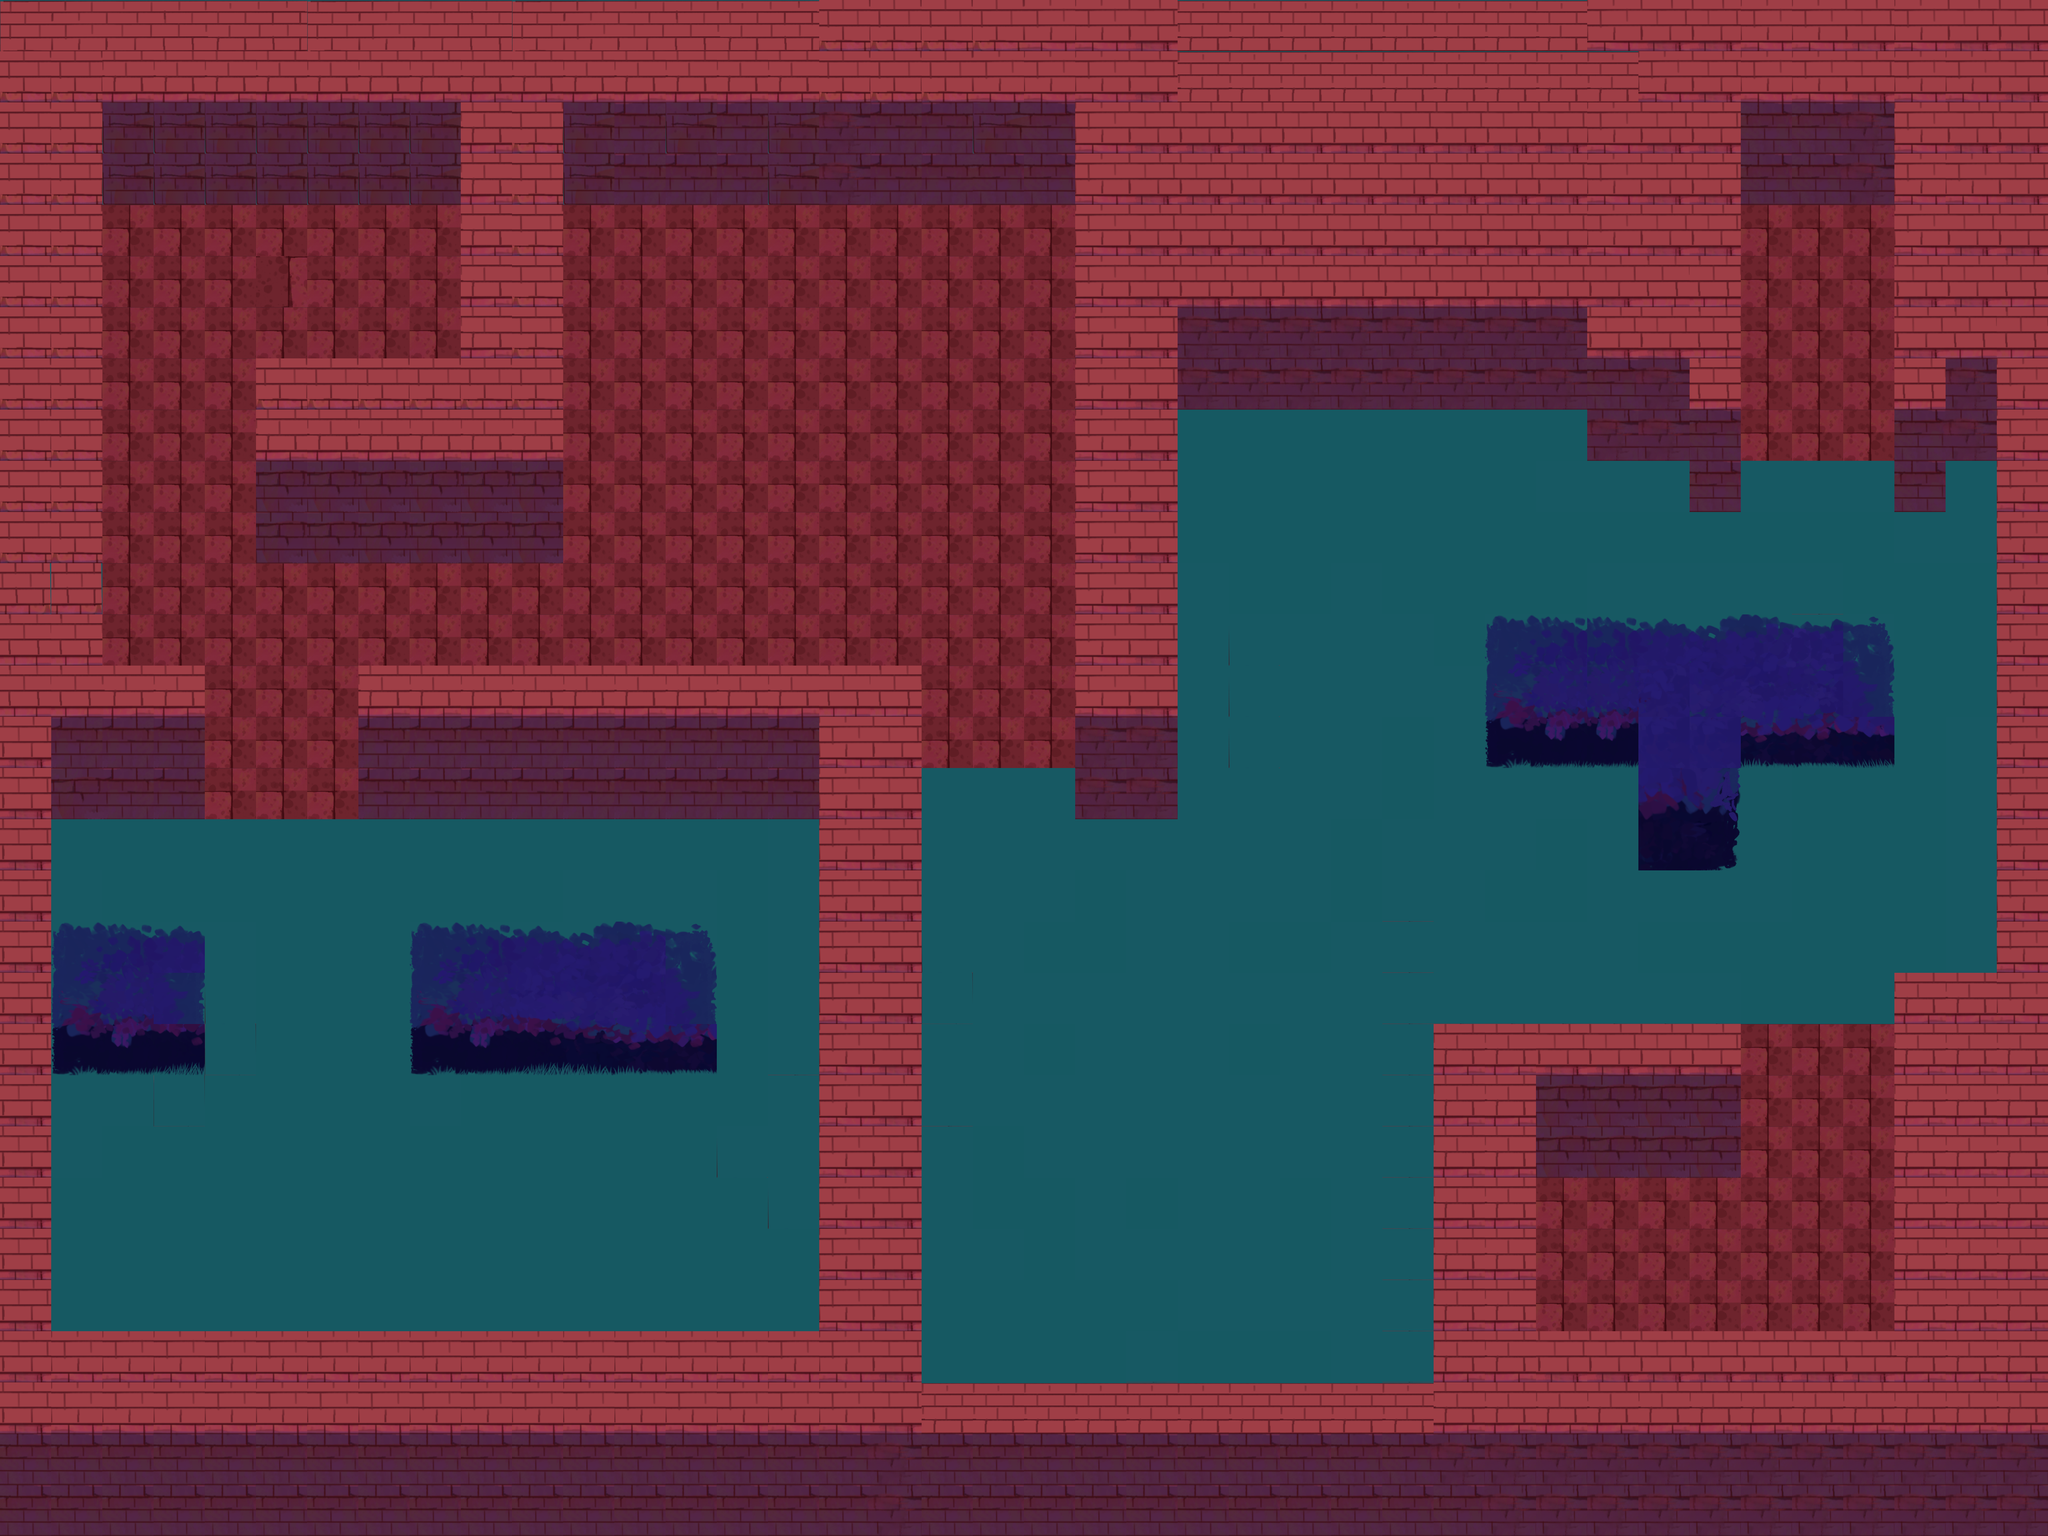

A 2D game scene composited from a Tiled map and its tileset images. What follows is a short description and the map's XML, with each tile layer's data collapsed to a summary:
An orthogonal 40x30 tile map with 128x128 px tiles, 1 tile layer (ground), 3 tilesets and 47 objects (5x Guard, 3x Camera, 3x Vent, 2x Door, 2x Key, ...).

<map version="1.10" tiledversion="1.11.2" orientation="orthogonal" renderorder="right-down" width="40" height="30" tilewidth="128" tileheight="128" infinite="0" nextlayerid="4" nextobjectid="64">
 <tileset firstgid="1" source="../../tilesets/walls-2.tsx" />
 <tileset firstgid="211" source="../../tilesets/walls-1.tsx" />
 <tileset firstgid="421" source="../../tilesets/path-3.tsx" />
 <layer id="1" name="ground" width="40" height="30">
  <data>[1200 cells, 1200 non-empty, 60 distinct tile ids]</data>
 </layer>
 <objectgroup id="2" name="walls">
  <object id="3" x="0" y="0" width="5120" height="512" />
  <object id="4" x="0" y="0" width="256" height="2048" />
  <object id="7" x="1152" y="384" width="256" height="1024" />
  <object id="8" x="640" y="896" width="640" height="512" />
  <object id="9" x="0" y="2048" width="128" height="1792" />
  <object id="10" x="128" y="2304" width="384" height="384" />
  <object id="11" x="1024" y="2304" width="768" height="384" />
  <object id="12" x="0" y="3328" width="2304" height="512" />
  <object id="13" x="2048" y="1664" width="256" height="1792" />
  <object id="14" x="896" y="1664" width="1280" height="384" />
  <object id="15" x="128" y="1664" width="384" height="384" />
  <object id="16" x="2176" y="3456" width="2944" height="384" />
  <object id="19" x="4736" y="2432" width="384" height="1152" />
  <object id="20" x="3712" y="3328" width="1152" height="128" />
  <object id="21" x="4992" y="384" width="137.31" height="2168.68" />
  <object id="22" x="4736" y="512" width="256" height="640" />
  <object id="24" x="3968" y="384" width="384" height="768" />
  <object id="25" x="3712" y="1536" width="1024" height="384" />
  <object id="26" x="2688" y="384" width="256" height="1664" />
  <object id="40" x="4096" y="1920" width="256" height="256" />
  <object id="59" x="4224" y="1024" width="128" height="256" />
  <object id="60" x="4736" y="1024" width="128" height="256" />
  <object id="61" x="2944" y="512" width="1024" height="512" />
  <object id="62" x="3584" y="2560" width="256" height="896" />
  <object id="63" x="3712" y="2560" width="640" height="384" />
 </objectgroup>
 <objectgroup id="3" name="objects">
  <object id="27" type="Door" x="4352" y="896" width="384" height="384" />
  <object id="28" type="Exit" x="4549.78" y="710.102">
   <point />
  </object>
  <object id="29" type="Cat" x="622.605" y="3045.98">
   <point />
  </object>
  <object id="30" type="Octopus" x="1130.27" y="3117.82">
   <point />
  </object>
  <object id="31" type="Key" x="941.49" y="771.547">
   <point />
  </object>
  <object id="32" type="Door" x="2304" y="1664" width="384" height="384" />
  <object id="33" type="Key" x="4137.93" y="3184.87">
   <point />
  </object>
  <object id="34" type="Guard" x="3223.09" y="2628.92">
   <properties>
    <property name="angle" type="float" value="270" />
    <property name="path" type="object" value="35" />
   </properties>
   <point />
  </object>
  <object id="35" x="3245.52" y="2556.05">
   <polyline points="0,0 -689.462,-5.60538 -689.462,745.516 44.843,751.121" />
  </object>
  <object id="36" type="Camera" x="3543.72" y="2558.9">
   <properties>
    <property name="angle" type="float" value="135" />
    <property name="fov" type="float" value="30" />
    <property name="viewDistance" type="float" value="6.5" />
   </properties>
   <point />
  </object>
  <object id="37" type="Camera" x="4929.25" y="1281.49">
   <properties>
    <property name="angle" type="float" value="270" />
    <property name="fov" type="float" value="60" />
    <property name="viewDistance" type="float" value="5" />
   </properties>
   <point />
  </object>
  <object id="42" type="Guard" x="4161.7" y="1239.06">
   <properties>
    <property name="angle" type="float" value="270" />
    <property name="path" type="object" value="0" />
   </properties>
   <point />
  </object>
  <object id="43" type="Guard" x="4543.66" y="3191.07">
   <properties>
    <property name="angle" type="float" value="270" />
    <property name="path" type="object" value="44" />
   </properties>
   <point />
  </object>
  <object id="44" x="4305.13" y="3242.15">
   <polyline points="0,0 344.714,9.26343 341.431,-1204.25 650.033,-1204.25" />
  </object>
  <object id="45" type="Camera" x="1100" y="900">
   <properties>
    <property name="angle" type="float" value="135" />
    <property name="fov" type="float" value="60" />
    <property name="viewDistance" type="float" value="5" />
   </properties>
   <point />
  </object>
  <object id="49" type="Guard" x="1605.26" y="636.842">
   <properties>
    <property name="angle" type="float" value="270" />
    <property name="path" type="object" value="50" />
   </properties>
   <point />
  </object>
  <object id="50" x="1631.58" y="642.105">
   <polyline points="0,0 852.632,0 857.895,289.261 10.5263,280.222" />
  </object>
  <object id="51" type="Guard" x="384.211" y="1600">
   <properties>
    <property name="angle" type="float" value="270" />
    <property name="path" type="object" value="52" />
   </properties>
   <point />
  </object>
  <object id="52" x="394.737" y="1578.95">
   <polyline points="0,0 1610.53,-5.26316" />
  </object>
  <object id="53" type="Vent" x="4289.89" y="3032.75">
   <point />
  </object>
  <object id="54" type="Vent" x="1353.24" y="1554.1">
   <point />
  </object>
  <object id="55" type="Vent" x="3432.21" y="1688.48">
   <point />
  </object>
 </objectgroup>
</map>
